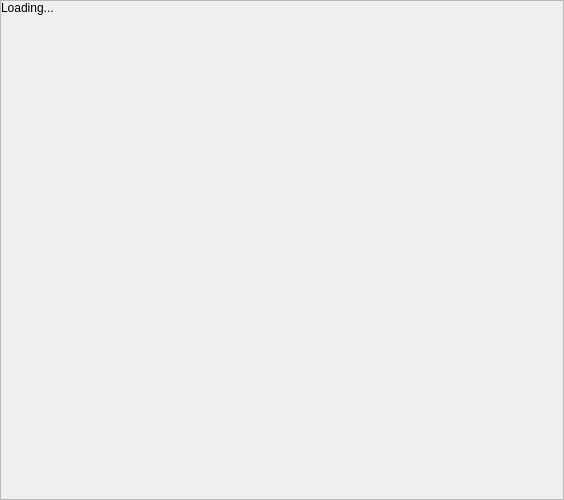
<?xml version="1.0" encoding="UTF-8"?>
<ui version="4.0">
 <class>AboutBox</class>
 <widget class="QDialog" name="AboutBox">
  <property name="windowModality">
   <enum>Qt::ApplicationModal</enum>
  </property>
  <property name="geometry">
   <rect>
    <x>0</x>
    <y>0</y>
    <width>564</width>
    <height>500</height>
   </rect>
  </property>
  <property name="windowTitle">
   <string>About WombatForensics</string>
  </property>
  <property name="modal">
   <bool>true</bool>
  </property>
  <layout class="QHBoxLayout" name="horizontalLayout">
   <property name="spacing">
    <number>0</number>
   </property>
   <property name="leftMargin">
    <number>0</number>
   </property>
   <property name="topMargin">
    <number>0</number>
   </property>
   <property name="rightMargin">
    <number>0</number>
   </property>
   <property name="bottomMargin">
    <number>0</number>
   </property>
   <item>
    <widget class="QScrollArea" name="scrollArea">
     <property name="widgetResizable">
      <bool>true</bool>
     </property>
     <widget class="QWidget" name="scrollAreaWidgetContents">
      <property name="geometry">
       <rect>
        <x>0</x>
        <y>0</y>
        <width>562</width>
        <height>498</height>
       </rect>
      </property>
      <layout class="QHBoxLayout" name="horizontalLayout_2">
       <property name="spacing">
        <number>0</number>
       </property>
       <property name="leftMargin">
        <number>0</number>
       </property>
       <property name="topMargin">
        <number>0</number>
       </property>
       <property name="rightMargin">
        <number>0</number>
       </property>
       <property name="bottomMargin">
        <number>0</number>
       </property>
       <item>
        <widget class="QLabel" name="label">
         <property name="sizePolicy">
          <sizepolicy hsizetype="Expanding" vsizetype="Expanding">
           <horstretch>0</horstretch>
           <verstretch>0</verstretch>
          </sizepolicy>
         </property>
         <property name="lineWidth">
          <number>0</number>
         </property>
         <property name="text">
          <string>Loading...</string>
         </property>
         <property name="alignment">
          <set>Qt::AlignLeading|Qt::AlignLeft|Qt::AlignTop</set>
         </property>
         <property name="wordWrap">
          <bool>true</bool>
         </property>
         <property name="margin">
          <number>15</number>
         </property>
         <property name="textInteractionFlags">
          <set>Qt::LinksAccessibleByMouse</set>
         </property>
        </widget>
       </item>
      </layout>
     </widget>
    </widget>
   </item>
  </layout>
 </widget>
 <resources/>
 <connections/>
</ui>
